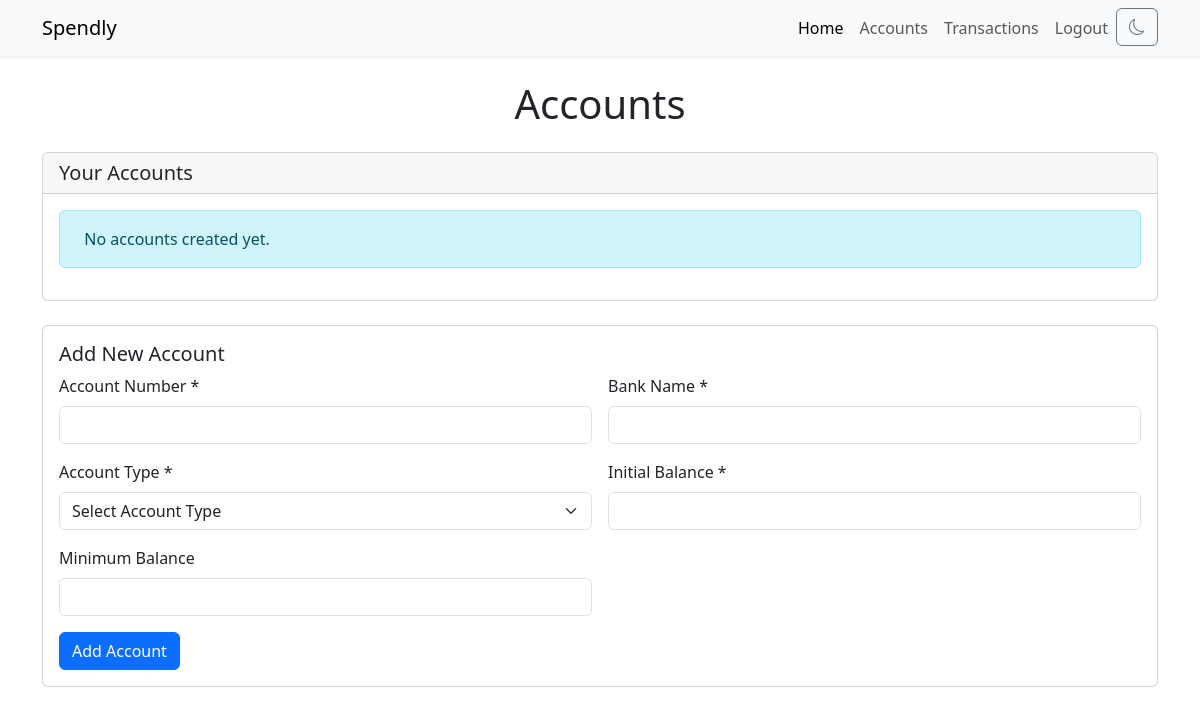
The page /accounts (signed in) on the database as committed earlier.
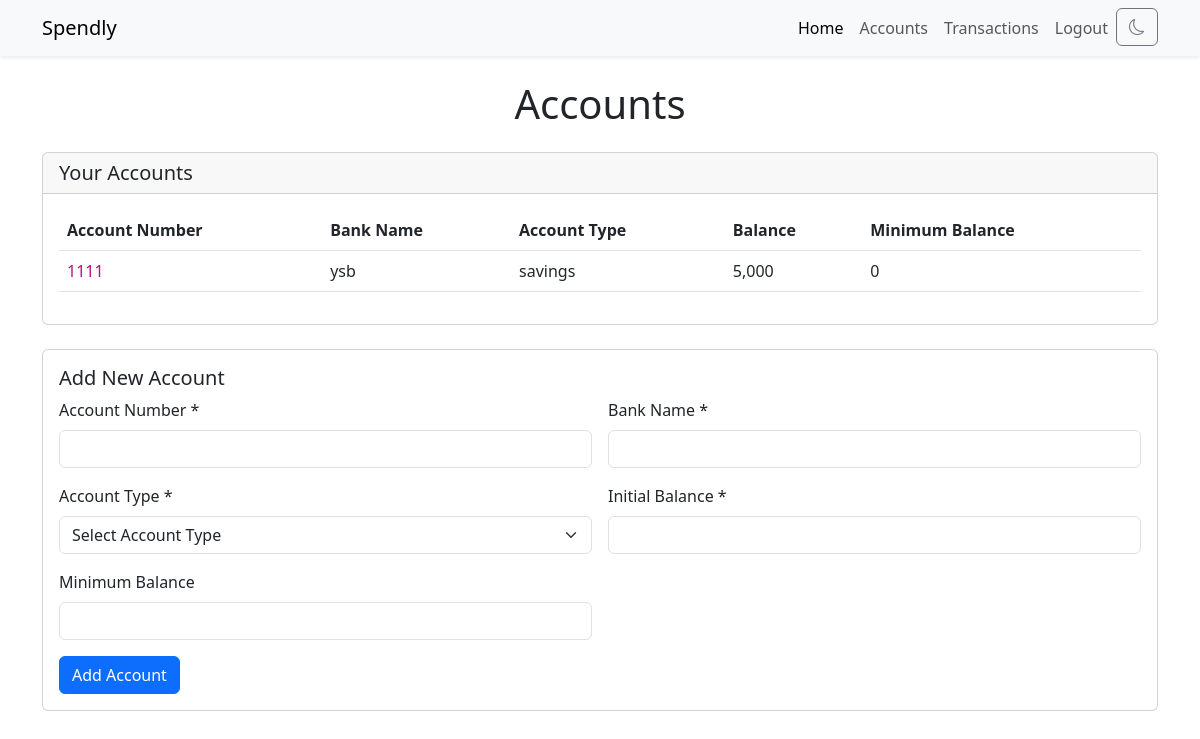
The same page on the database as committed later.
### app.py (models this page shows, shortened)
class AccountsTable(db.Model):
    __tablename__ = 'accounts'
    accno = db.Column(db.String, primary_key = True)
    userid = db.Column(db.Integer, db.ForeignKey("users.id", ondelete='CASCADE'), nullable = False)
    type = db.Column(db.String, nullable = False)
    bank = db.Column(db.String, nullable = False)
    balance = db.Column(db.Integer, nullable = False, default=0)
    minbal = db.Column(db.Integer, default=0)

### app.py (the view, shortened to what this page needs)
@app.route('/accounts', methods = ["GET", "POST"])
@login_required
def accounts():
    form = AccountForm()
    accounts = AccountsTable.query.filter_by(userid=current_user.id).all()
    return render_template('accounts.html', form=form, accounts=accounts, title='Accounts')

### app.py
class AccountForm(FlaskForm):
    account_number = StringField('Account Number', validators=[InputRequired()] )
    type = SelectField('Account Type',choices=[('', 'Select Account Type'), ('savings', 'Savings Account'), ('current', 'Current Account')] ,validators=[InputRequired()])
    bank = StringField('Bank Name', validators=[InputRequired()])
    balance = IntegerField('Current Balance', validators=[InputRequired()])
    minimum_balance = IntegerField('Minimum Balance')
    submit = SubmitField('Add Account')

### app.py (called while the page is built)
@login_manager.user_loader
def load_user(user_id):
    return UsersTable.query.get(int(user_id))

### templates/accounts.html (shortened to what this page needs)
{% extends "layout.html" %}
{% block content %}
<div class="container mt-4">
    <h1 class="mb-4 text-center">Accounts</h1>
    <div class="card mb-4">
        <div class="card-header">
            <h5 class="card-title mb-0">Your Accounts</h5>
        </div>
        <div class="card-body">
            {% if accounts %}
            <table id="accountsTable" class="table">
                <thead>
                    <tr>
                        <th scope="col">Account Number</th>
                        <th scope="col">Bank Name</th>
                        <th scope="col">Account Type</th>
                        <th scope="col">Balance</th>
                        <th scope="col">Minimum Balance</th>
                    </tr>
                </thead>
                <tbody>
                    {% for account in accounts %}
                        {% if account.balance < account.minbal %}
                        <tr class="table-danger">
                        {% else %}
                        <tr>
                        {% endif %}
                            <td><a href="/accountpage/{{account.accno}}" id="link">{{account.accno}}</a></td>
                            <td>{{account.bank}}</td>
                            <td>{{account.type}}</td>
                            <td>{{"{:,}".format(account.balance)}}</td>
                            <td>{{"{:,}".format(account.minbal)}}</td>
                        </tr>
                    {% endfor %}
                </tbody>
            </table>
            {% else %}
            <div class="alert alert-info" role="info">
                 &nbsp; No accounts created yet.
            </div>
            {% endif %}
        </div>
    </div>
    <div class="card">
        <div class="card-body">
            <h5 class="card-title">Add New Account</h5>
            <form id="addAccountForm" class="row g-3", method="POST">
                <div class="col-md-6">
                    <label for="newAccountNumber" class="form-label">Account Number *</label>
                    {{ form.account_number(class="form-control", id="newAccountNumber") }}
                </div>
                <div class="col-md-6">
                    <label for="newBankName" class="form-label">Bank Name *</label>
                    {{ form.bank(class="form-control", id="newBankName") }}
                </div>
                <div class="col-md-6">
                    <label for="newAccountType" class="form-label">Account Type *</label>
                    {{ form.type(class="form-select", id="newAccountType") }}
                </div>
                <div class="col-md-6">
                    <label for="newAccountBalance" class="form-label">Initial Balance *</label>
                    {{ form.balance(class="form-control", id="newAccountBalance") }}
                </div>
                <div class="col-md-6">
                    <label for="newMinimumBalance" class="form-label">Minimum Balance</label>
                    {{ form.minimum_balance(class="form-control", id="newMinimumBalance") }}
                </div>
                <div class="col-12">
                    {{ form.submit(class="btn btn-primary") }}
                </div>
            </form>
        </div>
    </div>
</div>
{% endblock %}

### templates/layout.html (shortened to what this page needs)
<!DOCTYPE html>
<html lang="en">
<head>
    <link href="https://cdn.jsdelivr.net/npm/bootstrap@5.3.0/dist/css/bootstrap.min.css" rel="stylesheet">
    <link rel="stylesheet" href="https://cdn.jsdelivr.net/npm/bootstrap-icons@1.7.2/font/bootstrap-icons.css">
    <link rel="stylesheet" href="../static/style.css">
</head>
<body id="body" data-bs-theme="light">
    <nav class="navbar navbar-expand-lg navbar-light bg-light shadow-sm" id="navbar">
        <div class="container">
            <a class="navbar-brand" href="/">Spendly</a>
            <div class="collapse navbar-collapse" id="navbarNav">
                <ul class="navbar-nav ms-auto">
                    <li class="nav-item">
                        <a class="nav-link active" href="/">Home</a>
                    </li>
                    <li class="nav-item">
                        <a class="nav-link" href="/accounts">Accounts</a>
                    </li>
                    <li class="nav-item">
                        <a class="nav-link" href="/transactions">Transactions</a>
                    </li>
                    <li class="nav-item">
                        <button class="btn btn-link nav-link" data-bs-toggle="modal" data-bs-target="#logoutModal">Logout</button>
                    </li>
                    <li class="nav-item">
                        <button class="btn btn-outline-secondary" id="darkModeToggle">
                        </button>
                    </li>
                </ul>
            </div>
        </div>
    </nav>
    {% block content %}
    {% endblock %}
</body>
</html>

### static/style.css (style rules this page uses)
body[data-bs-theme="light"] #link:link, body[data-bs-theme="light"] #link:visited { color: #bb0f7f; background-color: transparent; text-decoration: none; }

Rows that differ between the two databases and show on the page:
added AccountsTable: accno "1111", bank "ysb", type "savings", balance "5,000", minbal "0"
Other text that changed with them:
text no longer shown: "No accounts created yet."
text now shown: "Account Number Bank Name Account Type Balance Minimum Balance"
